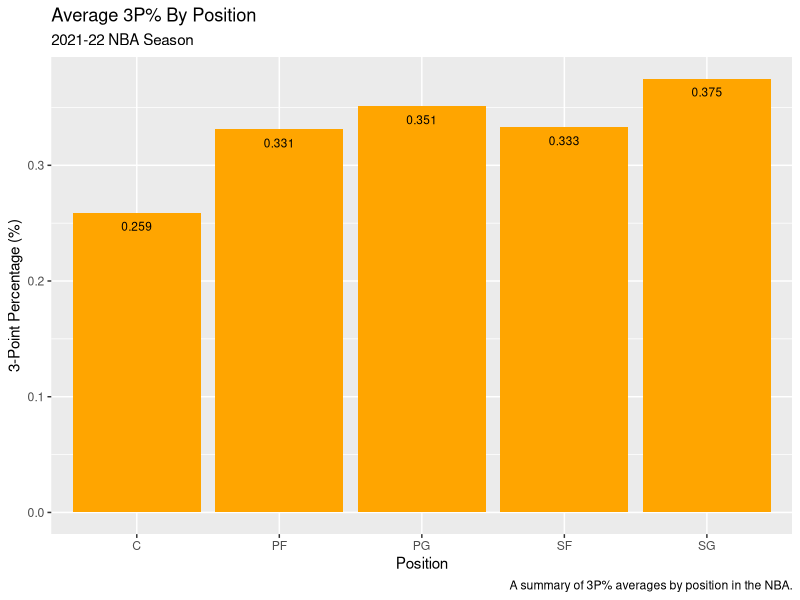

Reproduce this figure in R.
# Chart 2 
# 
# INFO 201 AF
# Code Name: BBB
# Eric Large
#
# Purpose of Chart 2:
# The purpose of including this bar chart in our report
# is to highlight the modern 3-point efficiency (3P%) of each 
# position type in the NBA. Although our data set includes
# only active starters for all 30 teams during the 2021-22 season,
# it still provides a large sample of current 3-point efficiency 
# ratings at each of the major five positions. 
#
#
# Observations & Insights:
#
# From this visualization, we capture a snapshot on the current standard
# of 3-point shooting efficiency as it relates to every position. As we have
# seen since the turn of the century, the modern NBA has adapted to the long-range
# shooting style-of-play more than ever, reflected in these averages. Despite not 
# having insight into the center (C) position (due to a lack of data from the 
# 2021-22 season), we can still infer that the wing positions (SF, PF) having 
# relatively similar averages (33.1% and 33.3%) to the point guard (PG) position
# (35.1%) means there has been an emphasis placed on this aspect of the game for
# every player, regardless of position. This shows the high level of skill each
# individual must have to even be considered "average" for their position in the
# modern NBA. When considering the context of the 3-point shot,it is hard to 
# imagine a time where the 3-point line did not exist.
# 
# 



# Libraries
library("tidyverse")

# Loading in the `nba` dataframe
nba <- read.csv(file = "nba_final_dataframe.csv", header = TRUE, stringsAsFactors = FALSE)
View(nba)


# Comparing the average 3-point percentage (3p%) of each pure position player
# (e.g., PG, SG, SF, PF, C) in the 2021-22 NBA season using a bar chart.

# Filtering with `dplyr` to get average 3P% by position
nba_1 <- nba %>%
  filter(Season == max(Season)) %>%
  group_by(Pos) %>%
  summarize(mean(X3P., na.rm = TRUE))
View(nba_1)

# Renaming columns
colnames(nba_1) <- c( "Pos", "X3P.")
nba_2 <- nba_1[-c(2, 4, 6, 8), ]
View(nba_2)

# Rounding 3P% Values
round_df <- function(nba_2) {
  X3P. <- sapply(nba_2, mode) == 'numeric'
  nba_2[X3P.] <-  round(nba_2[X3P.], 3)
  nba_2
}
nba_3 <- round_df(nba_2)
View(nba_3)

# Plotting the visualization (bar chart)
chart2 <- ggplot(nba_3, aes(x = Pos, y = X3P.)) +
  geom_col(fill = "#FFA500") +
  geom_text(aes(label = X3P.), vjust = 2, size = 3) +
  labs(
    x = "Position",
    y = "3-Point Percentage (%)",
    title = "Average 3P% By Position",
    subtitle = "2021-22 NBA Season",
    caption = "A summary of 3P% averages by position in the NBA.",
    alt = "A summary of 2021-22 3P% averages by position in the NBA."
  )

# Final Visualization
chart2
